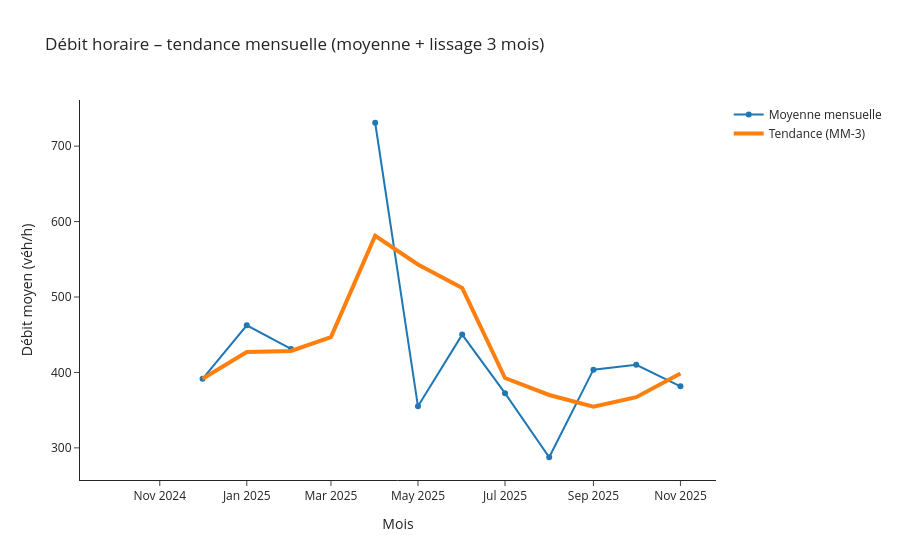

This figure's notebook cell:
### Code cell
mensuel = (df_axe
           .set_index('Date et heure de comptage')
           .resample('MS')['Débit horaire']
           .mean()
           .to_frame('debit_moyen')
           .reset_index())

mensuel['trend_3m'] = mensuel['debit_moyen'].rolling(3, min_periods=1).mean()

fig = go.Figure()
fig.add_trace(go.Scatter(
    x=mensuel['Date et heure de comptage'], y=mensuel['debit_moyen'],
    mode='lines+markers', name='Moyenne mensuelle'
))
fig.add_trace(go.Scatter(
    x=mensuel['Date et heure de comptage'], y=mensuel['trend_3m'],
    mode='lines', name='Tendance (MM-3)', line=dict(width=4)
))

fig.update_layout(
    title="Débit horaire – tendance mensuelle (moyenne + lissage 3 mois)",
    xaxis_title="Mois",
    yaxis_title="Débit moyen (véh/h)",
    template="simple_white",
    hovermode="x unified"
)
fig.show()

### Figure 1 — Plotly figure (JSON) as saved in the notebook; plotly's stock layout.template omitted (floating-point values rounded to 4 significant figures)
{"data": [{"mode": "lines+markers", "name": "Moyenne mensuelle", "type": "scatter", "x": ["2024-10-01T00:00:00.000000000", "2024-11-01T00:00:00.000000000", "2024-12-01T00:00:00.000000000", "2025-01-01T00:00:00.000000000", "2025-02-01T00:00:00.000000000", "2025-03-01T00:00:00.000000000", "2025-04-01T00:00:00.000000000", "2025-05-01T00:00:00.000000000", "2025-06-01T00:00:00.000000000", "2025-07-01T00:00:00.000000000", "2025-08-01T00:00:00.000000000", "2025-09-01T00:00:00.000000000", "2025-10-01T00:00:00.000000000", "2025-11-01T00:00:00.000000000"], "y": [NaN, NaN, 391.6, 462.5, 431.2, NaN, 731.0, 355.1, 450.2, 372.6, 287.6, 403.7, 410.2, 381.6]}, {"line": {"width": 4}, "mode": "lines", "name": "Tendance (MM-3)", "type": "scatter", "x": ["2024-10-01T00:00:00.000000000", "2024-11-01T00:00:00.000000000", "2024-12-01T00:00:00.000000000", "2025-01-01T00:00:00.000000000", "2025-02-01T00:00:00.000000000", "2025-03-01T00:00:00.000000000", "2025-04-01T00:00:00.000000000", "2025-05-01T00:00:00.000000000", "2025-06-01T00:00:00.000000000", "2025-07-01T00:00:00.000000000", "2025-08-01T00:00:00.000000000", "2025-09-01T00:00:00.000000000", "2025-10-01T00:00:00.000000000", "2025-11-01T00:00:00.000000000"], "y": [NaN, NaN, 391.6, 427.0, 428.4, 446.9, 581.1, 543.1, 512.1, 392.6, 370.1, 354.6, 367.1, 398.5]}], "layout": {"hovermode": "x unified", "title": {"text": "Débit horaire – tendance mensuelle (moyenne + lissage 3 mois)"}, "xaxis": {"title": {"text": "Mois"}}, "yaxis": {"title": {"text": "Débit moyen (véh/h)"}}}}
